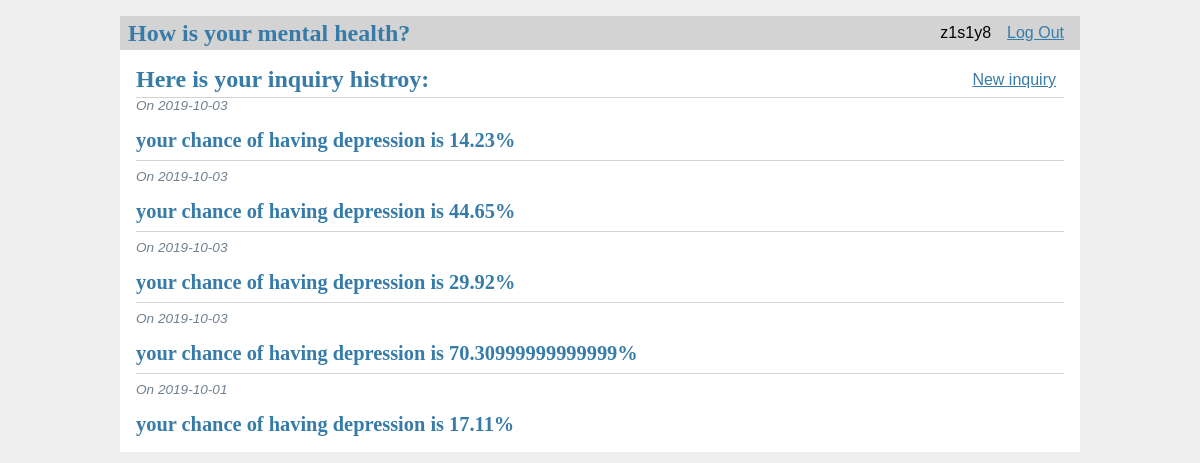
/show (signed in), run on the app's committed database.
### tables this page shows
CREATE TABLE user (
  id INTEGER PRIMARY KEY AUTOINCREMENT,
  username TEXT UNIQUE NOT NULL,
  password TEXT NOT NULL
);

CREATE TABLE post (
  id INTEGER PRIMARY KEY AUTOINCREMENT,
  author_id INTEGER NOT NULL,
  created TIMESTAMP NOT NULL DEFAULT CURRENT_TIMESTAMP,
  score FLOAT64 NOT NULL,
  FOREIGN KEY (author_id) REFERENCES user (id)
);

### flaskr/blog.py (the view)
@bp.route('/show', methods=('GET', 'POST'))
@login_required
def show():
    db = get_db()
    posts = db.execute(
        'SELECT p.id, score, created, author_id, username'
        ' FROM post p JOIN user u ON p.author_id = u.id'
        ' ORDER BY created DESC'
    ).fetchall()
    return render_template('blog/show.html', posts=posts)

### flaskr/auth.py (called while the page is built)
@bp.before_app_request
def load_logged_in_user():
    user_id = session.get('user_id')
    if user_id is None:
        g.user = None
    else:
        g.user = get_db().execute(
            'SELECT * FROM user WHERE id = ?', (user_id,)
        ).fetchone()

def login_required(view):
    @functools.wraps(view)
    def wrapped_view(**kwargs):
        if g.user is None:
            return redirect(url_for('auth.login'))
        return view(**kwargs)
    return wrapped_view

### flaskr/db.py (called while the page is built)
def get_db():
    if 'db' not in g:
        g.db = sqlite3.connect(
            current_app.config['DATABASE'],
            detect_types=sqlite3.PARSE_DECLTYPES
        )
        g.db.row_factory = sqlite3.Row
    return g.db

### flaskr/templates/blog/show.html
{% extends 'base.html' %}
{% block header %}
  <h1>{% block title %}Here is your inquiry histroy: {% endblock %}</h1>
  {% if g.user %}
    <a class="action" href="{{ url_for('blog.create') }}">New inquiry</a>
  {% endif %}
{% endblock %}
{% block content %}
  {% for post in posts %}
    <article class="post">
      <header>
        <div>
          <div class="about">On {{ post['created'].strftime('%Y-%m-%d') }}</div>
          <h1>your chance of having depression is {{ post['score']*100 }}%</h1>
        </div>
      </header>
    </article>
    {% if not loop.last %}
      <hr>
    {% endif %}
  {% endfor %}
{% endblock %}

### flaskr/templates/base.html (shortened to what this page needs)
<!doctype html>
<link rel="stylesheet" href="{{ url_for('static', filename='style.css') }}">
<nav>
  <h1>How is your mental health?</h1>
  <ul>
    {% if g.user %}
      <li><span>{{ g.user['username'] }}</span>
      <li><a href="{{ url_for('auth.logout') }}">Log Out</a>
    {% else %}
      <li><a href="{{ url_for('auth.register') }}">Register</a>
      <li><a href="{{ url_for('auth.login') }}">Log In</a>
    {% endif %}
  </ul>
</nav>
<section class="content">
  <header>
    {% block header %}{% endblock %}
  </header>
  {% block content %}{% endblock %}
</section>

### flaskr/static/style.css (style rules this page uses)
h1 { font-family: serif; color: #377ba8; margin: 1rem 0; }
a { color: #377ba8; }
hr { border: none; border-top: 1px solid lightgray; }
nav { background: lightgray; display: flex; align-items: center; padding: 0 0.5rem; }
nav h1 { flex: auto; margin: 0; }
nav ul { display: flex; list-style: none; margin: 0; padding: 0; }
nav ul li a, nav ul li span, header .action { display: block; padding: 0.5rem; }
.content { padding: 0 1rem 1rem; }
.content > header { border-bottom: 1px solid lightgray; display: flex; align-items: flex-end; }
.content > header h1 { flex: auto; margin: 1rem 0 0.25rem 0; }
.post > header { display: flex; align-items: flex-end; font-size: 0.85em; }
.post > header > div:first-of-type { flex: auto; }
.post > header h1 { font-size: 1.5em; margin-bottom: 0; }
.post .about { color: slategray; font-style: italic; }
.content:last-child { margin-bottom: 0; }

### data on the page
user: user.username "z1s1y8"
post: created "2019-10-03", post['score']*100 "14.23"
post: created "2019-10-03", post['score']*100 "44.65"
post: created "2019-10-03", post['score']*100 "29.92"
post: created "2019-10-03", post['score']*100 "70.30999999999999"
post: created "2019-10-01", post['score']*100 "17.11"
